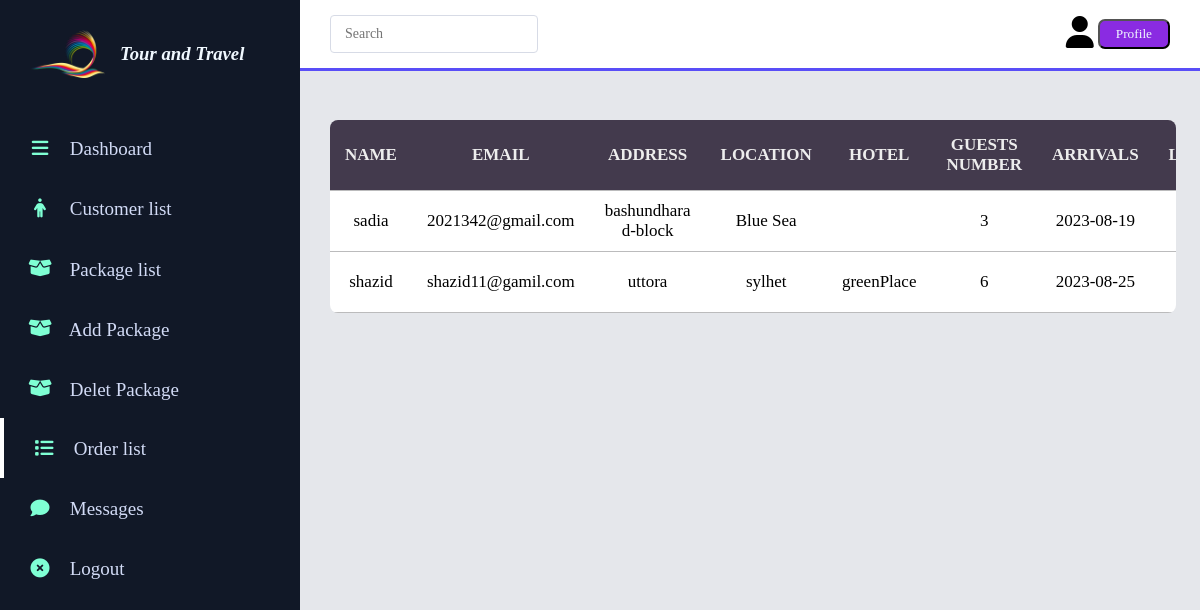
Page /orderL.php on the committed database.
### tables this page shows
CREATE TABLE `booking` (
  `name` varchar(50) NOT NULL,
  `email` varchar(50) NOT NULL,
  `address` varchar(50) NOT NULL,
  `location` varchar(50) NOT NULL,
  `hotel` varchar(50) NOT NULL,
  `guests` varchar(50) NOT NULL,
  `arrivals` varchar(50) NOT NULL,
  `leaving` varchar(50) NOT NULL
);

### orderL.php (the view, shortened to what this page needs)
<?php
   include 'connect.php';
  $query="SELECT * FROM booking";
  $result= mysqli_query($con,$query);
?>
<!DOCTYPE html>
<html lang="en">
<head>
    <link rel="stylesheet" href="https://cdnjs.cloudflare.com/ajax/libs/font-awesome/6.4.2/css/all.min.css">
     <link rel="stylesheet" href="orderL.css">
</head>
<body>
    <section id="menu">
    <div class="logo">
         <img src="pngTour.png" alt="" width="90px">
         <h3><i>Tour and Travel</i></h3>
      </div>
      <div class="items">
         <li >
            <a href="adminM.php"><i class="fa-solid fa-bars"></i>
            <span>Dashboard</span></a>
        </li>
        <li>
            <a href="customerL.php"><i class="fa-solid fa-person"></i>
            <span>Customer list</span></a>
        </li>
        <li>
            <a href="adminViewP.php"><i class="fa-solid fa-box-open fa-sm"></i></i>
            <span>Package list</span></a>
        </li>
        <li>
            <a href="packageL.php"><i class="fa-solid fa-box-open fa-sm"></i></i>
            <span>Add Package</span></a>
        </li>
        <li>
            <a href="deletP.php"><i class="fa-solid fa-box-open fa-sm"></i></i>
            <span>Delet Package</span></a>
        </li>
        <li>
            <a href="orderL.php"><i class="fa-solid fa-list"></i>
            <span>Order list</span></a>
        </li>
        <li>
            <a href=""><i class="fa-solid fa-comment"></i>
            <span>Messages</span></a>
        </li>
        <li>
            <a href="logout.php"><i class="fa-solid fa-circle-xmark"></i></i>
            <span>Logout</span></a>
        </li>
      </div>
</section>
    <section class="main">
    <div class="nav">
            <div class="p1">
                <div class="search">
                     <input type="text" placeholder="Search">
                </div>
            </div>
            <div class="profile">
            <i class="fa-solid fa-user fa-2xl"></i>
             <button style=" background:blueviolet; border-radius:7px; padding:5px 1rem ">
              <a href="profile.php" style="text-decoration:none; color:aliceblue">Profile</a></button>
            </div>
        </div>
        <div class="board">
            <table>
                <thead>
                    <tr>
                          <td> Name</td>
                          <td>Email</td>
                          <td>address</td>
                          <td> Location</td>
                          <td> Hotel</td>
                          <td>Guests Number</td>
                          <td>arrivals</td>
                          <td>leaving</td>
                    </tr>
                </thead>
                <tbody>
                <tr>
<?php
 while($row= mysqli_fetch_assoc($result))
 {
?>
<td class="id"><?php echo $row['name'];
?></td>
<td class="type">
<?php ;
echo $row['email'];
?>
</td>
<td class="fname">
<?php ;
echo $row['address'];
?>
</td>
<td class="lname">
<?php ;
echo $row['location'];
?>
</td>
<td class="email">
<?php ;
echo $row['hotel'];
?>
</td>
<td class="email">
<?php ;
echo $row['guests'];
?>
</td>
<td class="email">
<?php ;
echo $row['arrivals'];
?>
</td>
<td class="email">
</td>
</tr>
<?php
}
?>
                </tbody>
            </table>
        </div>
    </section>
</body>
</html>

### orderL.css (style rules this page uses)
* { margin: 0; padding: 0; box-sizing: border-box; font-family: 'Times New Roman', Times, serif; }
body { width: 100%; background: #E5E7EB; display: flex; }
#menu { background-color: #111827; height: 100%; width: 300px; position: fixed; top: 0; left: 0; }
#menu .logo { display: flex; align-items: center; color: aliceblue; padding: 30px 0 0 30px; }
#menu .logo img { padding-right: 15px; }
#menu .items { margin-top: 40px; }
#menu .items li { list-style: none; padding: 15px 0; transition: 0.3s; }
#menu .items li i { color: aquamarine; width: 30px; height: 30px; text-align: center; line-height: 30px; font-size: 19px; margin: 0 10px 0 25px; }
#menu .items li a { text-decoration: none; color: rgb(252, 250, 248); font-size: 19px; }
#menu .items li a { color: #d2dbf6; font-weight: 300px; transition: 0.3s; }
#menu .items li:nth-child(4) { border-left: 4px solid #fff; }
.main { width: calc(100% - 300px); position: relative; margin-left: 300px; }
.main .nav { display: flex; align-items: center; justify-content:space-between ; background: #fff; padding: 15px 30px; border-bottom: 3px solid #594ef7; position: fixed; width: calc(100% - 300px); }
.main .nav .search { display: flex; justify-content: flex-start; align-items: center; padding: 10px 14px; border:1px solid #d7dbe6; border-radius: 4px ; }
.main .nav .search input { border: none; outline: none; font-size: 14px; }
.main .nav .p1 { display: flex; justify-content: flex-start; align-items: center; }
table { width: 100%; border-collapse:collapse; }
tr { border-bottom: 1px solid rgb(187, 187, 188); }
thead td { font-size: 14px; text-transform: uppercase; font-weight: 800; padding: 15px; color: #ededed; }
thead { background: #433a4d; }
tbody tr td { padding: 10px 15px; }
.board { width: 94%; margin:120px 30px 30px 30px; overflow: auto; background: #fff; border-radius: 8px; }
.board td { font-size: 600; font-size: 17px; text-align: center; }

### orderL.php (style rules this page uses)
#menu .items li:nth-child(6) { border-left: 4px solid #fff; }
#menu .items li:nth-child(5) { border-left:none; }
#menu .items li:nth-child(4) { border-left:none; }

### rows in the picture
booking: name "sadia", email "2021342@gmail.com", address "bashundhara d-block", location "Blue Sea", guests "3", arrivals "2023-08-19"
booking: name "shazid", email "shazid11@gamil.com", address "uttora", location "sylhet", hotel "greenPlace", guests "6", arrivals "2023-08-25"
